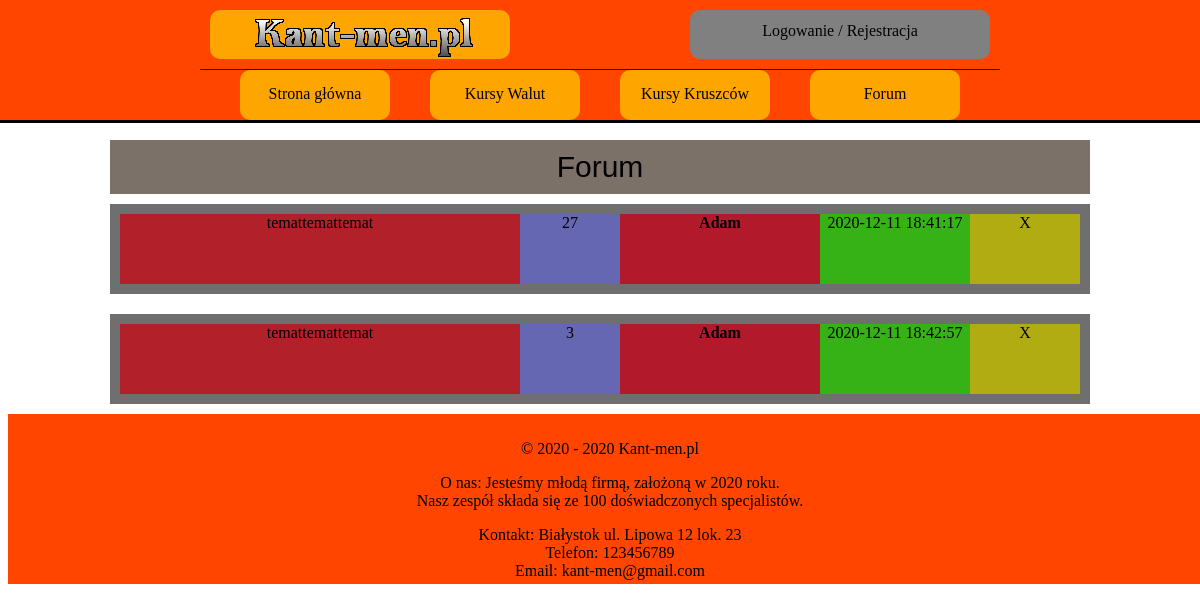
The app's page /forum.php, older data.
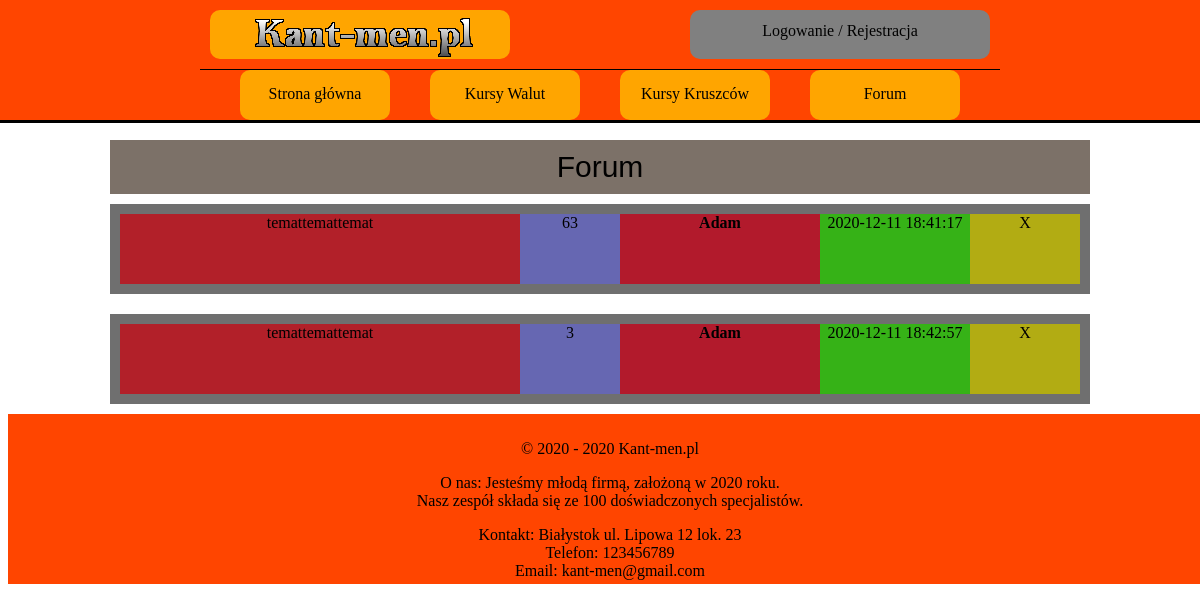
The same page, newer data.
### tables this page shows
CREATE TABLE `watek` (
  `ID_WATEK` int(10) NOT NULL,
  `ID_USER` int(10) NOT NULL,
  `TEMAT` varchar(100) NOT NULL,
  `DATA` timestamp NOT NULL DEFAULT current_timestamp(),
  `TRESC_WATKU` longtext NOT NULL,
  `LICZBA_KOMENTARZY` int(10) NOT NULL DEFAULT 0,
  `ILOSC_ODWIEDZIN` int(10) NOT NULL DEFAULT 0
);

CREATE TABLE `user` (
  `ID_USER` int(10) NOT NULL,
  `LOGIN` varchar(20) NOT NULL,
  `HASLO` char(255) NOT NULL,
  `IMIE` varchar(50) NOT NULL,
  `NAZWISKO` varchar(50) NOT NULL,
  `EMAIL` varchar(50) NOT NULL,
  `WIEK` int(10) NOT NULL,
  `MIASTO` varchar(50) NOT NULL,
  `KRAJ` varchar(50) NOT NULL,
  `OPIS_PROFILU` text DEFAULT NULL,
  `ZDJECIE` blob DEFAULT NULL,
  `STW_WATKI` int(10) NOT NULL DEFAULT 0,
  `LICZ_KOMENTARZY` int(10) NOT NULL DEFAULT 0,
  `UPRAWNIENIA` varchar(10) NOT NULL DEFAULT 'USER'
);

### forum.php (the view, shortened to what this page needs)
<!DOCTYPE HTML>
<html>
    <head>
        <link href="CSS/styleGlowne.css" rel="stylesheet" type="text/css">
        <link href="CSS/styleForum.css" rel="stylesheet" type="text/css">
    </head>
    <body>
    <?php
    include_once('rysowanieMenu.php');
    rysowanieGlownegoMenu();
    ?>
        <main>
            <section>
                <div class="pas-tytulowy">
                    Forum
                </div>
                <?php
                    require_once "polaczeniezMySQL.php";
                    $polaczenie = @new mysqli($host,$db_user,$db_password,$db_name);
                    if($polaczenie->connect_errno!=0)
                    {
                        echo "Error: ".$polaczenie->connect_errno;
                    }
                    else
                    {
                        $rezultat = $polaczenie->query("SELECT * FROM watek");
                        if(!$rezultat)
                        {
                        throw new Exception($polaczenie->error);
                        }
                        else
                        {
                        while($row = mysqli_fetch_array($rezultat))
                        {
                ?>
                <article class="artykul">
                    <div class="glowny-kontener-artykulu">
                        <div class="tytul-watku">
                            <?php echo '<a href="watek.php?id='.$row['ID_WATEK'].'">'.$row['TEMAT'].'</a>'; ?>
                        </div>
                        <div class="ilosc-odwiedzin">
                            <?php echo $row['ILOSC_ODWIEDZIN']; ?>
                        </div>
                        <div class="autor">
                            <?php
                                $row_autor = mysqli_fetch_array($wyciagniecie_nicku_autora = $polaczenie->query("SELECT * FROM user WHERE ID_USER=".$row['ID_USER']));
                                echo '<a href="profilowe.php?user='.$row['ID_USER'].'"><k style=" font-weight: 700;">'.$row_autor['LOGIN'].'</k></a>';
                            ?>
                        </div>
                        <div class="czas-wstawienia">
                            <?php echo $row['DATA']; ?>
                        </div>
                        <div class="admin-mini-panel">
                            X
                        </div>
                    </div>
                </article>
                <?php
                    }
                    }
                    }
                ?>
            </section>
        </main>
    <?php
    include_once('rysowanieStopki.php');
    rysowanieStopki();
    ?>
    </body>
</html>

### rysowanieMenu.php (shortened to what this page needs)
<?php
function rysowanieGlownegoMenu()
{
    ?>
    <header>
        <nav class="nawigacja-menu">
            <div class="nawigacja-czesc-gorna">
                <div class="logo"><a href="index.php"><img src="img/logo/logo-duze.png" alt="logo"></a></div>
                <div class="logowanie-rejestracja">
                    <?php
                    if((isset($_SESSION['zalogowany']))&&($_SESSION['zalogowany']==true))
                    {
                        echo '<a href="profilowe.php?user='.$_SESSION['id_usera_zalog'].'">'.$_SESSION['login_wyswietlanie'].'</a>';
                        echo '<br>';
                        echo '<a href="wylogowanie.php">Wyloguj</a>';
                        if((isset($_SESSION['admin']))&&($_SESSION['admin']==true)){
                            echo '<a href="panel_admin_a.php" ><input type="submit" value="PANEL ADMINA"
                                          style="background-color: #4CAF50;
                                          border: none;
                                          color: white;
                                          padding: 5px 5px;
                                          text-align: center;
                                          text-decoration: none;
                                          display: inline-block;
                                          font-size: 13px;
                                          "></a>';
                        }
                    }
                    else
                    {
                        echo '<a href="logowanie.php">Logowanie</a> / <a href="rejestracja.php">Rejestracja</a>';
                    }
                    ?>
                </div>
            </div>
            <div class="nawigacja-czesc-dolna">
                <div class="strona-glowna"> <a href="index.php" >Strona główna</a></div>
                <div class="kurs-walut"> <a href="waluty.php">Kursy Walut</a></div>
                <div class="kurs-kruszcow"> <a href="kruszce.php">Kursy Kruszców</a></div>
                <div class="forum"> <a href="forum.php">Forum</a></div>
            </div>
        </nav>
    </header>
    <?php
}
?>

### rysowanieStopki.php (shortened to what this page needs)
<?php
function rysowanieStopki()
{
    ?>
    <footer>
        <div class="domena">
            <p>&copy; 2020 - 2020 Kant-men.pl</p>
        </div>
        <div class="o-nas">
            <p>O nas: Jesteśmy młodą firmą, założoną w 2020 roku. </br>
            Nasz zespół składa się ze 100 doświadczonych specjalistów.</p>
        <div>
        <div class="kontakt">
            <p>Kontakt: Białystok ul. Lipowa 12 lok. 23 </br>
            Telefon: 123456789 </br>
            Email: kant-men@gmail.com</p>
        </div>
    </footer>
    <?php
}
    ?>

### CSS/styleGlowne.css (style rules this page uses)
body { background-color: white; justify-content: center; align-items: center; }
header { position: fixed; width: 100%; top: 0px; left: 0px; height: 120px; background-color: orangered; color: black; text-decoration: none; z-index: 10; clear: both; border-bottom: black solid 3px; }
main { background-color: white; margin-left: auto; margin-right: auto; width: 1000px; height: auto; margin-top: 130px; align-items: center; }
footer { width: 100%; height: 150px; background-color: orangered; position: relative; bottom: 0px; left: 0px; margin: 0px; padding: 10px; text-align: center; align-items: center; }
a { text-decoration: none; color: inherit; }
.nawigacja-menu { background-color: #72e7ff; position:relative; width: 800px; height: 100%; margin-left: auto; margin-right: auto; }
.nawigacja-czesc-gorna { background-color: orangered; width: 800px;; height: 70px; padding: 10px; box-sizing: border-box; position:relative; border-bottom: black solid 1px; }
.logo, .logowanie-rejestracja { height: 100%; width: 300px; }
.logo { background-color: orange; border-radius: 10px; float: left; }
.logowanie-rejestracja { background-color: grey; border-radius: 10px; float: right; padding: 12px; }
.logo, .logowanie-rejestracja { box-sizing: border-box; text-align: center; }
.nawigacja-czesc-dolna { background-color: orangered; width: 800px;; height: 50px; box-sizing: border-box; }
.strona-glowna, .kurs-walut, .kurs-kruszcow, .forum { background-color: orange; border-radius: 10px; float: left; width: 150px; height: 100%; padding: 15px; margin-left: 40px; text-align: center; box-sizing: border-box; }

### CSS/styleForum.css (style rules this page uses)
article { background-color: green; height: 100%; }
.pas-tytulowy { position: relative; background-color: rgb(124, 113, 104); width: auto; margin: 10px; padding: 10px; text-align: center; font-family: sans-serif; font-size: 30px; top: 10px; }
.artykul { background-color: rgb(111, 111, 111); margin: 20px 10px 10px 10px; padding: 10px 10px 10px 10px; text-align: center; display: flex; }
.glowny-kontener-artykulu { height: 70px; background-color: #99b240; width: 100%; }
.tytul-watku { background-color: #b22029; height: 70px; width: 400px; float: left; }
.ilosc-odwiedzin { width: 100px; height: 70px; background-color: #6667b2; float: left; }
.autor { width: 200px; height: 70px; background-color: #b21a2c; float: left; }
.czas-wstawienia { width: 150px; height: 70px; background-color: #36b217; float: left; }
.admin-mini-panel { width: 110px; height: 70px; background-color: #b2ac13; float: left; }

Row changes from the older to the newer data that the page shows:
changed watek (number 1 of 2 on the later page): ILOSC_ODWIEDZIN "27" → "63"
